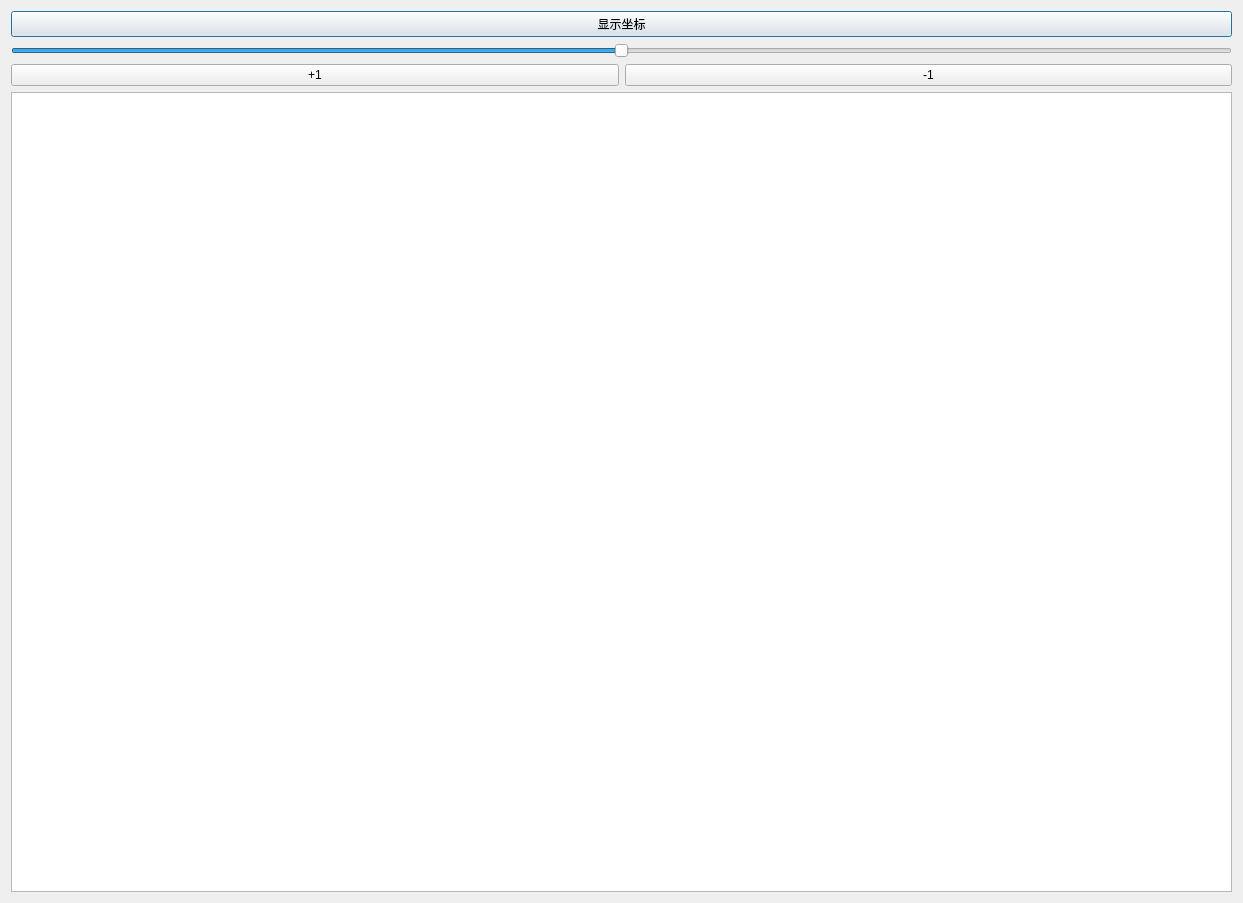
<?xml version="1.0" encoding="UTF-8"?>
<ui version="4.0">
 <class>GraphicsTest</class>
 <widget class="QDialog" name="GraphicsTest">
  <property name="geometry">
   <rect>
    <x>0</x>
    <y>0</y>
    <width>1243</width>
    <height>885</height>
   </rect>
  </property>
  <property name="windowTitle">
   <string>Dialog</string>
  </property>
  <layout class="QVBoxLayout" name="verticalLayout">
   <item>
    <widget class="QPushButton" name="pushButton_3">
     <property name="text">
      <string>显示坐标</string>
     </property>
    </widget>
   </item>
   <item>
    <widget class="QSlider" name="horizontalSlider">
     <property name="minimum">
      <number>200</number>
     </property>
     <property name="maximum">
      <number>300</number>
     </property>
     <property name="value">
      <number>250</number>
     </property>
     <property name="orientation">
      <enum>Qt::Horizontal</enum>
     </property>
    </widget>
   </item>
   <item>
    <layout class="QHBoxLayout" name="horizontalLayout">
     <item>
      <widget class="QPushButton" name="pushButton">
       <property name="text">
        <string>+1</string>
       </property>
      </widget>
     </item>
     <item>
      <widget class="QPushButton" name="pushButton_2">
       <property name="text">
        <string>-1</string>
       </property>
      </widget>
     </item>
    </layout>
   </item>
   <item>
    <widget class="QGraphicsView" name="graphicsView">
     <property name="minimumSize">
      <size>
       <width>1080</width>
       <height>800</height>
      </size>
     </property>
     <property name="baseSize">
      <size>
       <width>0</width>
       <height>0</height>
      </size>
     </property>
    </widget>
   </item>
  </layout>
 </widget>
 <resources/>
 <connections/>
</ui>
